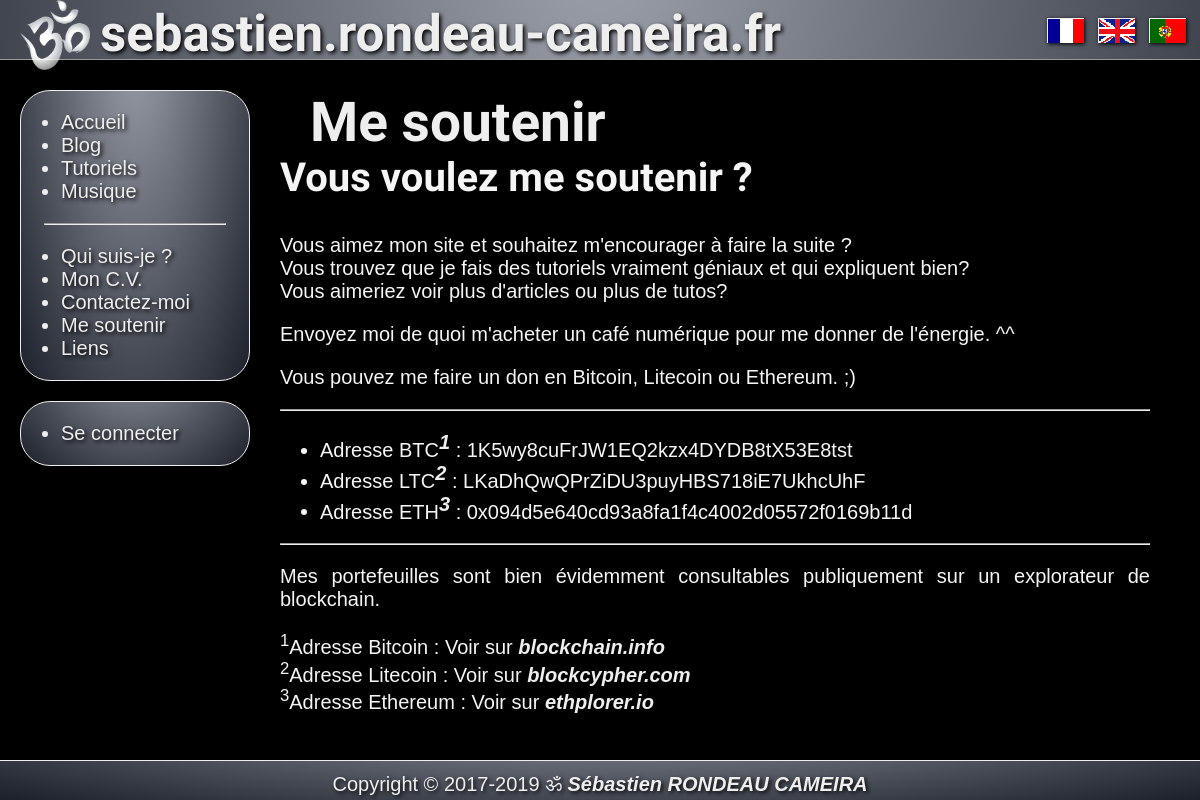
/?page=donations, run on the app's committed database.
### tables this page shows
CREATE TABLE IF NOT EXISTS `pages_fr` (
`page_id` int(11) NOT NULL,
  `page_slug` varchar(11) NOT NULL,
  `page_title` varchar(50) NOT NULL,
  `page_content` longtext NOT NULL
);

### public_html/index.php (called while the page is built, shortened)
<?php
    require 'includes/inc_gestion_lang.php';
    if (!empty($_GET['page'])) {
        $slug = $_GET['page'];
    }
    else {
        $slug = "home";
        $og_type = "website";
    }
    $pages = new Pages();
    if($lang == 'fr') {
        $page = $pages->findFr($slug);
    } elseif($lang == 'en') {
        $page = $pages->findEn($slug);
    } elseif($lang == 'pt') {
        $page = $pages->findPt($slug);
    }
    $title = $page['page_title'];
    $text = $page['page_content'];
    require 'includes/inc_head.php';
    require 'includes/inc_header.php';
    require 'includes/inc_page_'.$slug.'.php';
    require 'includes/inc_footer.php';

### public_html/App/Db.php (called while the page is built, shortened)
<?php
abstract class Db
{
    protected static $_instance = null;
    public static function getInstance()
    {
        if(self::$_instance === null)
        {
            self::$_instance = new PDO
            (
                'mysql:host=localhost;dbname=sebastien;charset=utf8',
                'sebastien',
                '6spCeWFu8smHKY51',
                [
                    PDO::ATTR_ERRMODE => PDO::ERRMODE_EXCEPTION,
                    PDO::ATTR_DEFAULT_FETCH_MODE => PDO::FETCH_ASSOC
                ]
            );
        }
        return self::$_instance;
    }
    public function __construct()
    {
        $this->pdo = Db::getInstance();
    }
}

### public_html/App/Classes/Pages.php (called while the page is built, shortened)
<?php
class Pages extends Db
{
    public function findFr(string $slug)
    {
        $sql = "SELECT
        `page_id`,
        `page_slug`,
        `page_title`,
        `page_content`
        FROM `pages_fr`
        WHERE `page_slug` = :page_slug";
        $stmt = $this->pdo->prepare($sql);
        $stmt->bindValue(
            ':page_slug',
            $slug
        );
        if($stmt->execute())
        {
            $result = $stmt->fetch();
        }
        return $result;
    }
}

### public_html/includes/inc_page_donations.php (the view)
        <article>
            <div class="title"><?php echo $title; ?></div>
            <div class="article">
<?php echo $text; ?>
            </div>
        </article>

### public_html/css/style.css (style rules this page uses)
:root { --blue: #3c3d76; --dark: #000000; --light: #eeeeee; --font-title: 'Tangerine', serif; --font-default: "Trebuchet MS", "Arial", "Lucida grande", "Bitstream Charter", "Liberation sans", "FreeSans", sans-serif; }
* { box-sizing: border-box; }
a, a:visited { color: var(--light); text-decoration: none; text-shadow: 2px 2px 4px var(--dark); }
article { float: left; padding: 20px; margin-left: 260px; margin-right: 30px; }
body { margin: 0 auto; padding-top: 70px; background-repeat: no-repeat; background-attachment: fixed; background-position: top; background-size: 100%; background-color: var(--dark); font-family: var(--font-default); }
h1 { font-family: var(--font-title); font-size: 40px; top: 0; left: 0; margin-top: 0; padding-top: 0; }
.article { margin-bottom: 50px; color: whitesmoke; font-size: 20px; text-align: justify; text-shadow: 2px 2px 4px var(--dark); }
.article a, .article a:visited { color: var(--light); font-weight: bold; font-style: italic; font-size: 20px; }
.title { text-align: left; margin-left: 30px; color: var(--light); font-family: var(--font-title); font-size: 55px; font-weight: bold; text-shadow: 2px 2px 4px var(--dark); }

### data on the page
pages_fr: page_title "Me soutenir", page_content "Vous voulez me soutenir ? Vous aimez mon site et souhaitez m'encourager à faire la suite ? Vous trouvez que je fais des tutoriels vraiment géniaux et qui expliquent bien? Vous aimeriez voir plus d'articles ou plus de tutos? Envoyez moi de quoi m'acheter un café numérique pour me donner de l'énergie. ^^ Vous pouvez me faire un don en Bitcoin, Litecoin ou Ethereum. ;) Adresse BTC 1 : 1K5wy8cuFrJW1EQ2kzx4DYDB8tX53E8tst Adresse LTC 2 : LKaDhQwQPrZiDU3puyHBS718iE7UkhcUhF Adresse ETH 3 : 0x094d5e640cd93a8fa1f4c4002d05572f0169b11d Mes portefeuilles sont bien évidemment consultables publiquement sur un explorateur de blockchain. 1 Adresse Bitcoin : Voir sur blockchain.info 2 Adresse Litecoin : Voir…"
